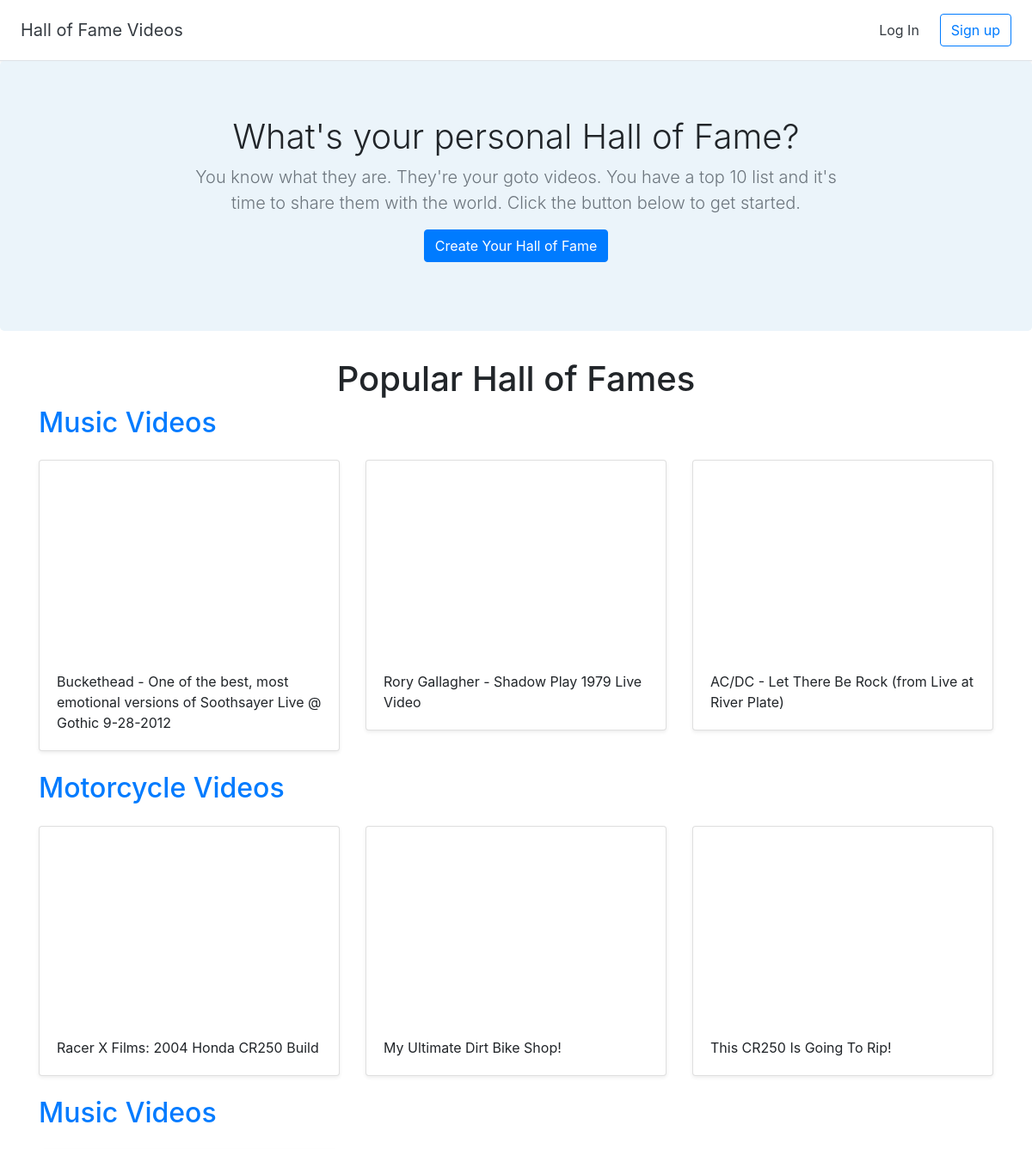
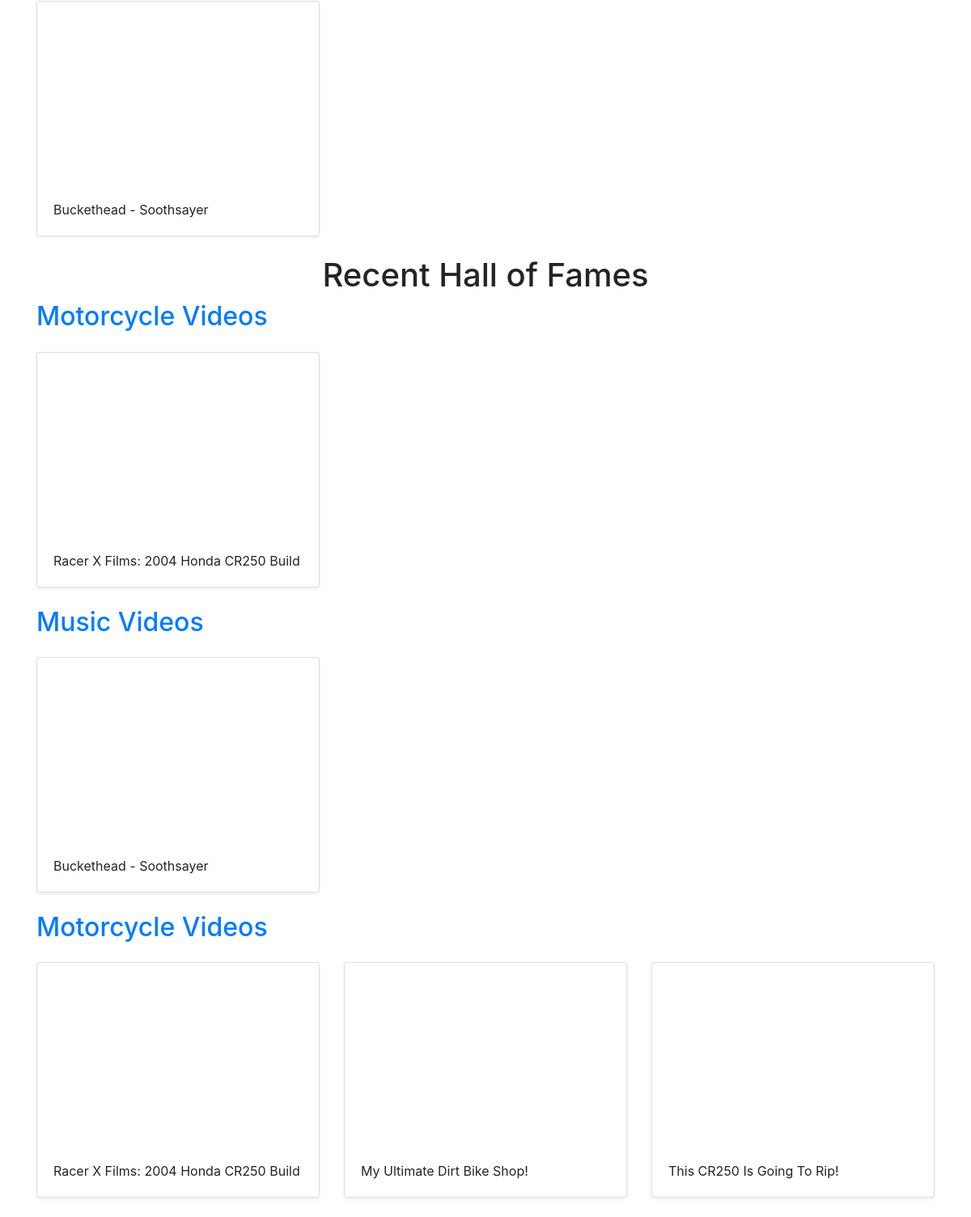
The page / on the database its author committed (2 pictures, top to bottom).
### halls/models.py (models this page shows)
class Hall(models.Model):
    title = models.CharField(max_length=255)
    user = models.ForeignKey(User, on_delete=models.CASCADE)

class Video(models.Model):
    title = models.CharField(max_length=255)
    url = models.URLField()
    youtube_id = models.CharField(max_length=255)
    hall = models.ForeignKey(Hall, on_delete=models.CASCADE)

### halls/views.py (the view)
# urls.py: 2. Add a URL to urlpatterns:  path('', views.home, name='home')
def home(request):
    recent_halls = Hall.objects.all().order_by('-id')[:3]
    popular_halls = [Hall.objects.get(pk=1),Hall.objects.get(pk=2),Hall.objects.get(pk=3)]
    return render(request, 'halls/home.html', {'recent_halls':recent_halls, 'popular_halls':popular_halls})

### halls/templates/halls/home.html
{% extends 'halls/base.html' %}
{% block content %}
<section class="jumbotron text-center">
  <div class="container">
    <h1 class="jumbotron-heading">What's your personal Hall of Fame?</h1>
    <p class="lead text-muted">You know what they are. They're your goto videos. You have a top 10 list and it's time to share them with the world. Click the button below to get started.</p>
    <p>
      <a href="{% url 'create_hall' %}" class="btn btn-primary">Create Your Hall of Fame</a>
    </p>
  </div>
</section>
<div class="container">
  <h1 class="text-center">Popular Hall of Fames</h1>
  {% for hall in popular_halls %}
<h2><a href="{% url 'detail_hall' hall.id %}">{{ hall.title }}</a></h2>
  <div class="row">
    {% for video in hall.video_set.all %}
    <div class="col-md-4 mt-3">
      <div class="card mb-4 shadow-sm">
        <iframe width="100%" height="225" src="https://www.youtube.com/embed/{{ video.youtube_id }}" frameborder="0" allow="accelerometer; autoplay; encrypted-media; gyroscope; picture-in-picture" allowfullscreen></iframe>
        <div class="card-body">
          <p class="card-text">{{ video.title }}</p>
        </div>
      </div>
    </div>
    {% endfor %}
    </div>
  {% endfor %}
  <h1 class="text-center">Recent Hall of Fames</h1>
  {% for hall in recent_halls %}
<h2><a href="{% url 'detail_hall' hall.id %}">{{ hall.title }}</a></h2>
  <div class="row">
    {% for video in hall.video_set.all %}
    <div class="col-md-4 mt-3">
      <div class="card mb-4 shadow-sm">
        <iframe width="100%" height="225" src="https://www.youtube.com/embed/{{ video.youtube_id }}" frameborder="0" allow="accelerometer; autoplay; encrypted-media; gyroscope; picture-in-picture" allowfullscreen></iframe>
        <div class="card-body">
          <p class="card-text">{{ video.title }}</p>
        </div>
      </div>
    </div>
    {% endfor %}
    </div>
  {% endfor %}
</div>
{% endblock %}

### halls/templates/halls/base.html (shortened to what this page needs)
<!doctype html>
<html lang="en">
{% load staticfiles %}
<head>
  <link rel="stylesheet" href="https://stackpath.bootstrapcdn.com/bootstrap/4.2.1/css/bootstrap.min.css">
  <link href="{% static 'custom.css' %}" rel="stylesheet">
</head>
<body>
  <div class="d-flex flex-column flex-md-row align-items-center p-3 px-md-4 bg-white border-bottom shadow-sm">
    <h5 class="my-0 mr-md-auto font-weight-normal"><a href="{% url 'home' %}" class="text-dark">Hall of Fame Videos</a></h5>
    <nav class="my-2 my-md-0 mr-md-3">
      {% if user.is_authenticated %}
      <a class="p-2 text-dark" href="{% url 'dashboard' %}">Dashboard</a>
      <a class="p-2 text-dark" href="{% url 'logout' %}">Log Out</a>
      {% else %}
      <a class="p-2 text-dark" href="{% url 'login' %}">Log In</a>
      {% endif %}
    </nav>
    {% if user.is_authenticated == False %}
    <a class="btn btn-outline-primary" href="{% url 'signup' %}">Sign up</a>
    {% endif %}
  </div>
  {% block content %}
  {% endblock %}
</body>
</html>

### halls/static/custom.css (style rules this page uses)
.jumbotron { background-color: #EBF4FA; }
.jumbotron-heading { font-weight: 300; }
.jumbotron .container { max-width: 51rem; }

### rows shown on the page
Hall: title "Music Videos"
Video: title "Buckethead - One of the best, most emotional versions of Soothsayer Live @ Gothic 9-28-2012"
Video: title "Rory Gallagher - Shadow Play 1979 Live Video"
Video: title "AC/DC - Let There Be Rock (from Live at River Plate)"
Hall: title "Motorcycle Videos"
Video: title "Racer X Films: 2004 Honda CR250 Build"
Video: title "My Ultimate Dirt Bike Shop!"
Video: title "This CR250 Is Going To Rip!"
Hall: title "Music Videos"
Video: title "Buckethead - Soothsayer"
Hall: title "Motorcycle Videos"
Video: title "Racer X Films: 2004 Honda CR250 Build"
